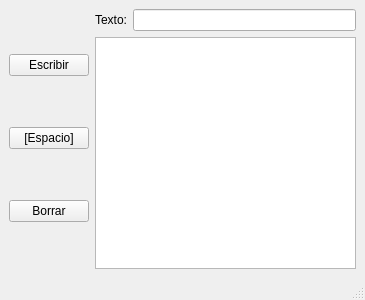
<?xml version="1.0" encoding="UTF-8"?>
<ui version="4.0">
 <class>MainWindow</class>
 <widget class="QMainWindow" name="MainWindow">
  <property name="geometry">
   <rect>
    <x>0</x>
    <y>0</y>
    <width>365</width>
    <height>300</height>
   </rect>
  </property>
  <property name="windowTitle">
   <string>MainWindow</string>
  </property>
  <widget class="QWidget" name="centralwidget">
   <layout class="QHBoxLayout" name="horizontalLayout_2">
    <item>
     <layout class="QVBoxLayout" name="verticalLayout">
      <item>
       <widget class="QPushButton" name="pushButton">
        <property name="text">
         <string>Escribir</string>
        </property>
       </widget>
      </item>
      <item>
       <widget class="QPushButton" name="pushButton_2">
        <property name="text">
         <string>[Espacio]</string>
        </property>
       </widget>
      </item>
      <item>
       <widget class="QPushButton" name="pushButton_3">
        <property name="text">
         <string>Borrar</string>
        </property>
       </widget>
      </item>
     </layout>
    </item>
    <item>
     <layout class="QVBoxLayout" name="verticalLayout_2">
      <item>
       <layout class="QHBoxLayout" name="horizontalLayout">
        <item>
         <widget class="QLabel" name="label">
          <property name="text">
           <string>Texto:</string>
          </property>
         </widget>
        </item>
        <item>
         <widget class="QLineEdit" name="lineEdit"/>
        </item>
       </layout>
      </item>
      <item>
       <widget class="QTextEdit" name="textEdit">
        <property name="enabled">
         <bool>true</bool>
        </property>
        <property name="readOnly">
         <bool>true</bool>
        </property>
       </widget>
      </item>
     </layout>
    </item>
   </layout>
  </widget>
  <widget class="QMenuBar" name="menubar">
   <property name="geometry">
    <rect>
     <x>0</x>
     <y>0</y>
     <width>365</width>
     <height>33</height>
    </rect>
   </property>
  </widget>
  <widget class="QStatusBar" name="statusbar"/>
 </widget>
 <resources/>
 <connections/>
</ui>
